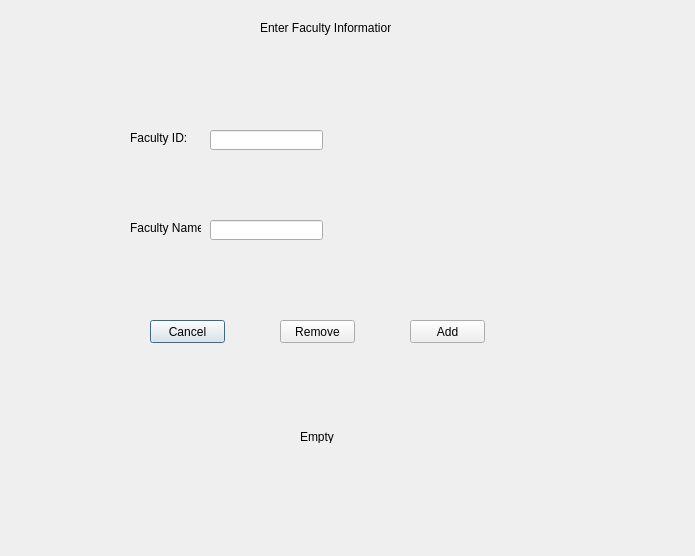
<?xml version="1.0" encoding="UTF-8"?>
<ui version="4.0">
 <class>Dialog</class>
 <widget class="QDialog" name="Dialog">
  <property name="geometry">
   <rect>
    <x>0</x>
    <y>0</y>
    <width>695</width>
    <height>556</height>
   </rect>
  </property>
  <property name="windowTitle">
   <string>Dialog</string>
  </property>
  <widget class="QLabel" name="label">
   <property name="geometry">
    <rect>
     <x>260</x>
     <y>20</y>
     <width>131</width>
     <height>16</height>
    </rect>
   </property>
   <property name="text">
    <string>Enter Faculty Information</string>
   </property>
  </widget>
  <widget class="QLabel" name="label_2">
   <property name="geometry">
    <rect>
     <x>130</x>
     <y>130</y>
     <width>61</width>
     <height>16</height>
    </rect>
   </property>
   <property name="text">
    <string>Faculty ID:</string>
   </property>
  </widget>
  <widget class="QLabel" name="label_3">
   <property name="geometry">
    <rect>
     <x>130</x>
     <y>220</y>
     <width>71</width>
     <height>16</height>
    </rect>
   </property>
   <property name="text">
    <string>Faculty Name:</string>
   </property>
  </widget>
  <widget class="QLabel" name="label1">
   <property name="geometry">
    <rect>
     <x>300</x>
     <y>430</y>
     <width>47</width>
     <height>13</height>
    </rect>
   </property>
   <property name="text">
    <string>Empty</string>
   </property>
  </widget>
  <widget class="QPushButton" name="cancel">
   <property name="geometry">
    <rect>
     <x>150</x>
     <y>320</y>
     <width>75</width>
     <height>23</height>
    </rect>
   </property>
   <property name="text">
    <string>Cancel</string>
   </property>
  </widget>
  <widget class="QPushButton" name="rmvButton">
   <property name="geometry">
    <rect>
     <x>280</x>
     <y>320</y>
     <width>75</width>
     <height>23</height>
    </rect>
   </property>
   <property name="text">
    <string>Remove</string>
   </property>
  </widget>
  <widget class="QLineEdit" name="facID">
   <property name="geometry">
    <rect>
     <x>210</x>
     <y>130</y>
     <width>113</width>
     <height>20</height>
    </rect>
   </property>
  </widget>
  <widget class="QLineEdit" name="facName">
   <property name="geometry">
    <rect>
     <x>210</x>
     <y>220</y>
     <width>113</width>
     <height>20</height>
    </rect>
   </property>
  </widget>
  <widget class="QPushButton" name="addButton">
   <property name="geometry">
    <rect>
     <x>410</x>
     <y>320</y>
     <width>75</width>
     <height>23</height>
    </rect>
   </property>
   <property name="text">
    <string>Add</string>
   </property>
  </widget>
 </widget>
 <resources/>
 <connections/>
</ui>
